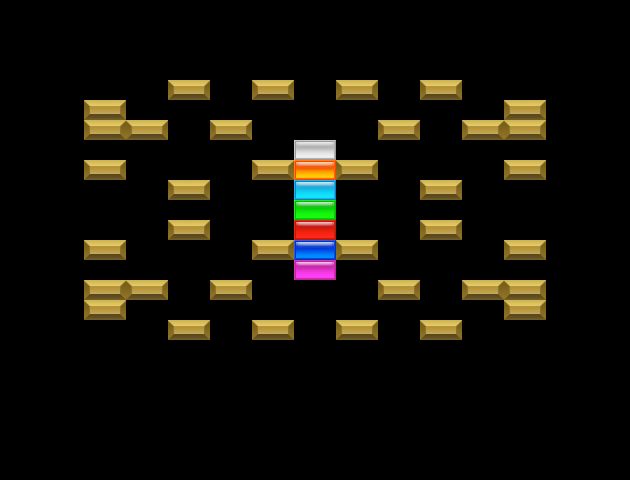

Rendered tile map (Tiled .tmx) drawn with the repository's tilesets; below, a short description and the map source with its tile grids summarised:
An orthogonal 15x24 tile map with 42x20 px tiles, 10 tile layers (red, yellow, blue, green, ...).

<map version="1.5" tiledversion="1.7.2" orientation="orthogonal" renderorder="left-down" width="15" height="24" tilewidth="42" tileheight="20" infinite="0" nextlayerid="12" nextobjectid="1">
 <tileset firstgid="1" name="sprites" tilewidth="42" tileheight="20" spacing="16" tilecount="420" columns="15">
  <image source="sprites/sprites.png" width="880" height="1024" />
 </tileset>
 <layer id="1" name="red" width="15" height="24">
  <data>[360 cells, 1 non-empty, 1 distinct tile ids]</data>
 </layer>
 <layer id="2" name="yellow" width="15" height="24">
  <data>[360 cells, 0 non-empty, 0 distinct tile ids]</data>
 </layer>
 <layer id="3" name="blue" width="15" height="24">
  <data>[360 cells, 1 non-empty, 1 distinct tile ids]</data>
 </layer>
 <layer id="5" name="green" width="15" height="24">
  <data>[360 cells, 1 non-empty, 1 distinct tile ids]</data>
 </layer>
 <layer id="9" name="white" width="15" height="24">
  <data>[360 cells, 1 non-empty, 1 distinct tile ids]</data>
 </layer>
 <layer id="10" name="orange" width="15" height="24">
  <data>[360 cells, 1 non-empty, 1 distinct tile ids]</data>
 </layer>
 <layer id="11" name="cyan" width="15" height="24">
  <data>[360 cells, 1 non-empty, 1 distinct tile ids]</data>
 </layer>
 <layer id="6" name="silver" width="15" height="24">
  <data>[360 cells, 0 non-empty, 0 distinct tile ids]</data>
 </layer>
 <layer id="7" name="gold" width="15" height="24">
  <data>[360 cells, 36 non-empty, 1 distinct tile ids]</data>
 </layer>
 <layer id="8" name="magenta" width="15" height="24">
  <data>[360 cells, 1 non-empty, 1 distinct tile ids]</data>
 </layer>
</map>